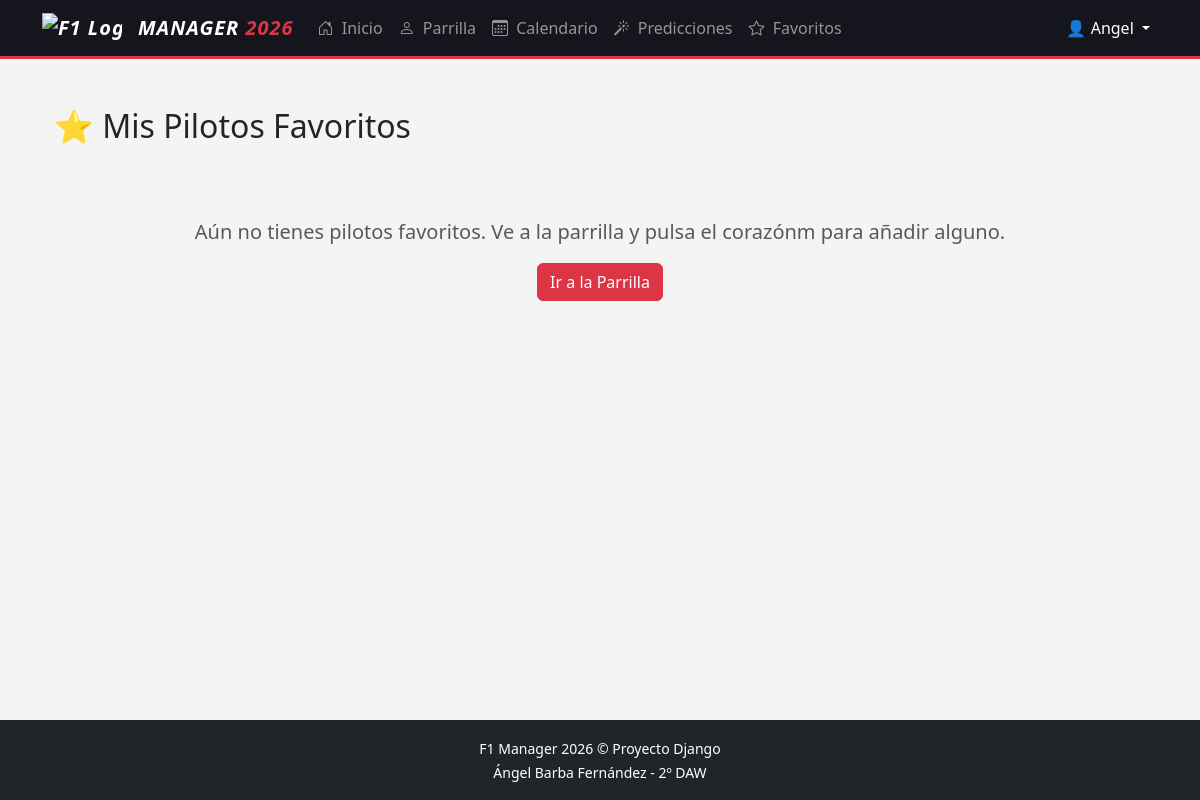
The page /mis-favoritos/ (signed in) on the database as committed earlier.
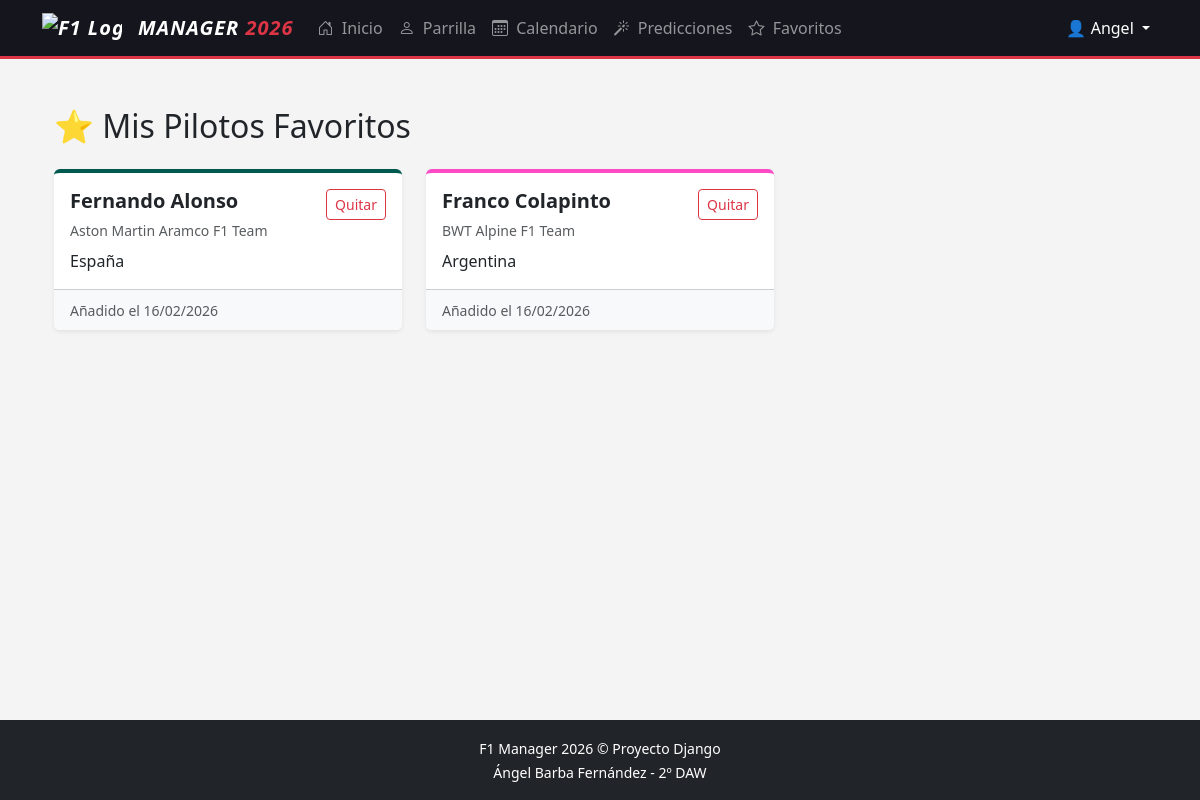
The same page on the database as committed later.
### core/models.py (models this page shows, shortened)
class Favorito(models.Model):
    user = models.ForeignKey(User, on_delete=models.CASCADE)
    piloto = models.ForeignKey(Piloto, on_delete=models.CASCADE)
    fecha = models.DateTimeField(auto_now_add=True)
    class Meta:
        unique_together = ('user', 'piloto')

class Piloto(models.Model):
    nombre = models.CharField(max_length=100)
    numero = models.IntegerField()
    codigo_pais = models.CharField(max_length=2, default="xx", help_text="Código ISO de 2 letras (es, gb, fr...)")
    escuderia = models.ForeignKey(Escuderia, on_delete=models.PROTECT)
    pais = models.CharField(max_length=50)
    class Meta:
        unique_together = ('nombre', 'numero')

class Escuderia(models.Model):
    nombre = models.CharField(max_length=100, unique=True)  # Unicidad: no puede haber dos escuderías con el mismo nombre
    pais = models.CharField(max_length=50)
    color = models.CharField(max_length=7, default="#333333", help_text="Ej: #FF0000")

### core/views.py (the view)
# urls.py: path('mis-favoritos/', views.mis_favoritos, name='mis_favoritos'),
@login_required
def mis_favoritos(request):
    favoritos = Favorito.objects.filter(user=request.user).select_related('piloto', 'piloto__escuderia')
    return render(request, 'core/mis_favoritos.html', {'favoritos': favoritos})

### core/templates/core/mis_favoritos.html
{% extends 'core/base.html' %}
{% block content %}
<div class="container py-4">
    <h2 class="mb-4">⭐ Mis Pilotos Favoritos</h2>
    <div class="row">
        {% for fav in favoritos %}
        <div class="col-md-4 mb-4">
            <div class="card shadow-sm border-0 border-top border-4" style="border-color: {{ fav.piloto.escuderia.color }} !important;">
                <div class="card-body">
                    <div class="d-flex justify-content-between">
                        <h5 class="fw-bold mb-0">{{ fav.piloto.nombre }}</h5>
                        <a href="{% url 'toggle_favorito' fav.piloto.id %}" class="btn btn-sm btn-outline-danger">Quitar</a>
                    </div>
                    <p class="text-muted small mb-2">{{ fav.piloto.escuderia.nombre }}</p>
                    <span class="fi fi-{{ fav.piloto.codigo_pais }}"></span> {{ fav.piloto.pais }}
                </div>
                <div class="card-footer bg-light">
                    <small class="text-muted">Añadido el {{ fav.fecha|date:"d/m/Y" }}</small>
                </div>
            </div>
        </div>
        {% empty %}
        <div class="col-12 text-center py-5">
            <p class="lead text-muted">Aún no tienes pilotos favoritos. Ve a la parrilla y pulsa el corazónm para añadir alguno.</p>
            <a href="{% url 'parrilla' %}" class="btn btn-danger">Ir a la Parrilla</a>
        </div>
        {% endfor %}
    </div>
</div>
{% endblock %}

### core/templates/core/base.html (shortened to what this page needs)
<!DOCTYPE html>
<html lang="es">
<head>
    <link href="https://cdn.jsdelivr.net/npm/bootstrap@5.3.0/dist/css/bootstrap.min.css" rel="stylesheet">
    <link rel="stylesheet" href="https://cdn.jsdelivr.net/npm/bootstrap-icons@1.11.0/font/bootstrap-icons.css">
    <link rel="stylesheet" href="https://cdn.jsdelivr.net/gh/lipis/flag-icons@6.6.6/css/flag-icons.min.css"/>
</head>
<body>
    <nav class="navbar navbar-expand-lg navbar-dark border-bottom border-danger border-3 sticky-top">
        <div class="container">
            <a class="navbar-brand text-white d-flex align-items-center" href="{% url 'home' %}">
                <img src="https://www.formula1.com/etc/designs/fom-website/images/f1_logo_white.png" alt="F1 Logo" width="80" height="auto" class="me-3">
                <span style="font-style: italic; letter-spacing: 1px;">
                    MANAGER <span class="text-danger">2026</span>
                </span>
            </a>
            <div class="collapse navbar-collapse" id="navbarNav">
                <ul class="navbar-nav me-auto">
                    <li class="nav-item">
                        <a class="nav-link" href="{% url 'home' %}">
                            <i class="bi bi-house-door me-1"></i> Inicio
                        </a>
                    </li>
                    <li class="nav-item">
                        <a class="nav-link" href="{% url 'parrilla' %}">
                            <i class="bi bi-person me-1"></i> Parrilla
                        </a>
                    </li>
                    <li class="nav-item">
                        <a class="nav-link" href="{% url 'calendario' %}">
                            <i class="bi bi-calendar3 me-1"></i> Calendario
                        </a>
                    </li>
                    <li class="nav-item">
                        <a class="nav-link" href="{% url 'lista_predicciones' %}">
                            <i class="bi bi-magic me-1"></i> Predicciones
                        </a>
                    </li>
                    <li class="nav-item">
                        <a class="nav-link" href="{% url 'mis_favoritos' %}">
                            <i class="bi bi-star me-1"></i> Favoritos
                        </a>
                    </li>
                </ul>
                <ul class="navbar-nav">
                    {% if user.is_authenticated %}
                    <li class="nav-item dropdown">
                        <a class="nav-link dropdown-toggle active" href="#" role="button" data-bs-toggle="dropdown">
                            👤 {{ user.username|title }}
                        </a>
                    </li>
                    {% else %}
                    <li class="nav-item">
                        <a class="nav-link" href="{% url 'login' %}">Iniciar Sesión</a>
                    </li>
                    {% endif %}
                </ul>
            </div>
        </div>
    </nav>
    <div class="container mt-4 mb-5">
        {% block content %}
        {% endblock %}
    </div>
    <footer class="bg-dark text-white text-center py-3 mt-auto">
        <div class="container">
            <small>F1 Manager 2026 &copy; Proyecto Django<br>Ángel Barba Fernández - 2º DAW</small>
        </div>
    </footer>
</body>
</html>

### core/templates/core/base.html (style rules this page uses)
body { background-color: #f4f4f4; min-height: 100vh; display: flex; flex-direction: column; }
.navbar { background-color: #15151e !important; }
.navbar-brand { font-weight: 800; font-style: italic; letter-spacing: 1px; }
footer { margin-top: auto; }

Rows that differ between the two databases and show on the page:
added Favorito: piloto.nombre "Fernando Alonso", piloto.escuderia.nombre "Aston Martin Aramco F1 Team", piloto.pais "España", fecha "16/02/2026"
added Favorito: piloto.nombre "Franco Colapinto", piloto.escuderia.nombre "BWT Alpine F1 Team", piloto.pais "Argentina", fecha "16/02/2026"
Other text that changed with them:
text no longer shown: "Aún no tienes pilotos favoritos. Ve a la parrilla y pulsa el corazónm para añadir alguno. Ir a la Parrilla"
